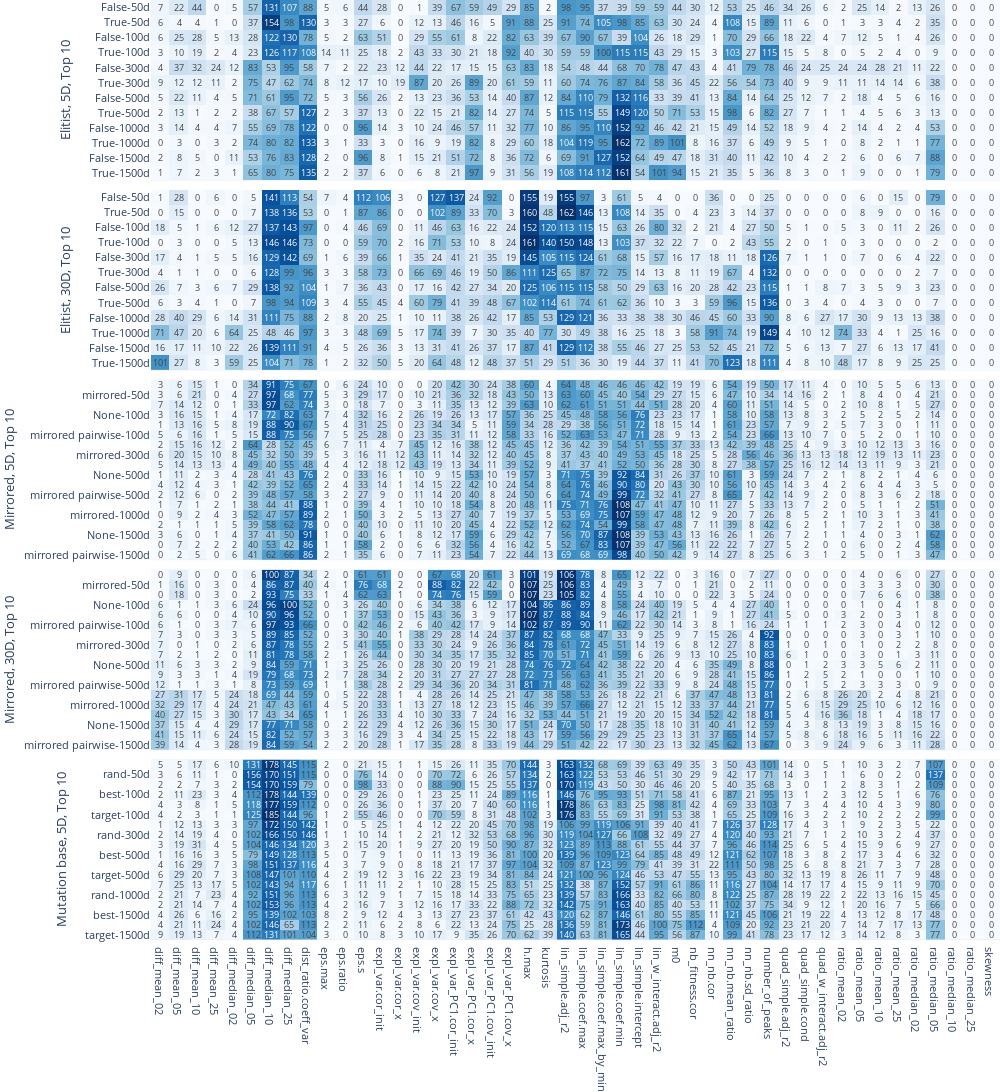

Notebook cell for this chart:
### Code cell
# create plot for the paper
# elitist, mirored 5D and 30D top 10

import pandas as pd 
from plotly.subplots import make_subplots
import plotly.graph_objs as go

fig = make_subplots(rows=5, cols=1, shared_xaxes=True, vertical_spacing=0.01)
row = 1
for module in ['elitist', 'mirrored']:
    for dim in [5, 30]:
        for top in [10]:
            df = pd.read_csv(f'../results/modCMA/frequency_tables/top{top}_{module}_dim_{dim}.csv', index_col=0)
            fig.add_trace(go.Heatmap(x =  df.columns, y=df.index, z=df, type='heatmap', colorscale= 'Blues', text=df.values, texttemplate="%{text}",
                                       textfont={"size":9}), row=row, col=1)
            row += 1
df = pd.read_csv(f'../results/modDE/frequency_tables/top10_mutation_base_dim_5.csv', index_col=0)          
fig.add_trace(go.Heatmap(x =  df.columns, y=df.index, z=df, type='heatmap', colorscale= 'Blues', text=df.values, texttemplate="%{text}",
                                       textfont={"size":9}), row=row, col=1)    
fig.update_traces(dict(showscale=False))
# fig.update_xaxes(side="top")
fig.update_layout(
    width=1000,
    height= 1400,
    margin=dict(
    l=0,
    r=0,
    b=0,
    t=0,
    ),
    font = dict(
        size=11
    )
)
# fig.add_shape(type="line", x0=-0.57, y0=9.5, x1=45.6, y1=9.5, line=dict(color="white", width=3), row=2, col=1)
# fig.add_shape(type="line", x0=-0.57, y0=-0.5, x1=45.6, y1=-0.5, line=dict(color="white", width=3), row=2, col=1)
# fig.add_shape(type="line", x0=-0.57, y0=-0.5, x1=45.6, y1=-0.5, line=dict(color="white", width=3), row=3, col=1)

fig['layout']['yaxis']['title']='Elitist, 5D, Top 10'
fig['layout']['yaxis2']['title']='Elitist, 30D, Top 10'
fig['layout']['yaxis3']['title']='Mirrored, 5D, Top 10'
fig['layout']['yaxis4']['title']='Mirrored, 30D, Top 10'
fig['layout']['yaxis5']['title']='Mutation base, 5D, Top 10'
fig.show()
fig.write_image(f"../figures/frequency_table.pdf")

### Figure 1 — Plotly figure (JSON) as saved in the notebook; plotly's stock layout.template omitted (floating-point values rounded to 4 significant figures; data arrays with more than 128 entries replaced by an {"elided": "..."} marker saying what was removed)
{"data": [{"colorscale": [[0, "rgb(247,251,255)"], [0.125, "rgb(222,235,247)"], [0.25, "rgb(198,219,239)"], [0.375, "rgb(158,202,225)"], [0.5, "rgb(107,174,214)"], [0.625, "rgb(66,146,198)"], [0.75, "rgb(33,113,181)"], [0.875, "rgb(8,81,156)"], [1, "rgb(8,48,107)"]], "showscale": false, "text": {"elided": "12x46 int values"}, "textfont": {"size": 9}, "texttemplate": "%{text}", "type": "heatmap", "x": ["diff_mean_02", "diff_mean_05", "diff_mean_10", "diff_mean_25", "diff_median_02", "diff_median_05", "diff_median_10", "diff_median_25", "dist_ratio.coeff_var", "eps.max", "eps.ratio", "eps.s", "expl_var.cor_init", "expl_var.cor_x", "expl_var.cov_init", "expl_var.cov_x", "expl_var_PC1.cor_init", "expl_var_PC1.cor_x", "expl_var_PC1.cov_init", "expl_var_PC1.cov_x", "h.max", "kurtosis", "lin_simple.adj_r2", "lin_simple.coef.max", "lin_simple.coef.max_by_min", "lin_simple.coef.min", "lin_simple.intercept", "lin_w_interact.adj_r2", "m0", "nb_fitness.cor", "nn_nb.cor", "nn_nb.mean_ratio", "nn_nb.sd_ratio", "number_of_peaks", "quad_simple.adj_r2", "quad_simple.cond", "quad_w_interact.adj_r2", "ratio_mean_02", "ratio_mean_05", "ratio_mean_10", "ratio_mean_25", "ratio_median_02", "ratio_median_05", "ratio_median_10", "ratio_median_25", "skewness"], "xaxis": "x", "y": ["True-1500d", "False-1500d", "True-1000d", "False-1000d", "True-500d", "False-500d", "True-300d", "False-300d", "True-100d", "False-100d", "True-50d", "False-50d"], "yaxis": "y", "z": {"elided": "12x46 int values"}}, {"colorscale": [[0, "rgb(247,251,255)"], [0.125, "rgb(222,235,247)"], [0.25, "rgb(198,219,239)"], [0.375, "rgb(158,202,225)"], [0.5, "rgb(107,174,214)"], [0.625, "rgb(66,146,198)"], [0.75, "rgb(33,113,181)"], [0.875, "rgb(8,81,156)"], [1, "rgb(8,48,107)"]], "showscale": false, "text": {"elided": "12x46 int values"}, "textfont": {"size": 9}, "texttemplate": "%{text}", "type": "heatmap", "x": ["diff_mean_02", "diff_mean_05", "diff_mean_10", "diff_mean_25", "diff_median_02", "diff_median_05", "diff_median_10", "diff_median_25", "dist_ratio.coeff_var", "eps.max", "eps.ratio", "eps.s", "expl_var.cor_init", "expl_var.cor_x", "expl_var.cov_init", "expl_var.cov_x", "expl_var_PC1.cor_init", "expl_var_PC1.cor_x", "expl_var_PC1.cov_init", "expl_var_PC1.cov_x", "h.max", "kurtosis", "lin_simple.adj_r2", "lin_simple.coef.max", "lin_simple.coef.max_by_min", "lin_simple.coef.min", "lin_simple.intercept", "lin_w_interact.adj_r2", "m0", "nb_fitness.cor", "nn_nb.cor", "nn_nb.mean_ratio", "nn_nb.sd_ratio", "number_of_peaks", "quad_simple.adj_r2", "quad_simple.cond", "quad_w_interact.adj_r2", "ratio_mean_02", "ratio_mean_05", "ratio_mean_10", "ratio_mean_25", "ratio_median_02", "ratio_median_05", "ratio_median_10", "ratio_median_25", "skewness"], "xaxis": "x2", "y": ["True-1500d", "False-1500d", "True-1000d", "False-1000d", "True-500d", "False-500d", "True-300d", "False-300d", "True-100d", "False-100d", "True-50d", "False-50d"], "yaxis": "y2", "z": {"elided": "12x46 int values"}}, {"colorscale": [[0, "rgb(247,251,255)"], [0.125, "rgb(222,235,247)"], [0.25, "rgb(198,219,239)"], [0.375, "rgb(158,202,225)"], [0.5, "rgb(107,174,214)"], [0.625, "rgb(66,146,198)"], [0.75, "rgb(33,113,181)"], [0.875, "rgb(8,81,156)"], [1, "rgb(8,48,107)"]], "showscale": false, "text": {"elided": "18x46 int values"}, "textfont": {"size": 9}, "texttemplate": "%{text}", "type": "heatmap", "x": ["diff_mean_02", "diff_mean_05", "diff_mean_10", "diff_mean_25", "diff_median_02", "diff_median_05", "diff_median_10", "diff_median_25", "dist_ratio.coeff_var", "eps.max", "eps.ratio", "eps.s", "expl_var.cor_init", "expl_var.cor_x", "expl_var.cov_init", "expl_var.cov_x", "expl_var_PC1.cor_init", "expl_var_PC1.cor_x", "expl_var_PC1.cov_init", "expl_var_PC1.cov_x", "h.max", "kurtosis", "lin_simple.adj_r2", "lin_simple.coef.max", "lin_simple.coef.max_by_min", "lin_simple.coef.min", "lin_simple.intercept", "lin_w_interact.adj_r2", "m0", "nb_fitness.cor", "nn_nb.cor", "nn_nb.mean_ratio", "nn_nb.sd_ratio", "number_of_peaks", "quad_simple.adj_r2", "quad_simple.cond", "quad_w_interact.adj_r2", "ratio_mean_02", "ratio_mean_05", "ratio_mean_10", "ratio_mean_25", "ratio_median_02", "ratio_median_05", "ratio_median_10", "ratio_median_25", "skewness"], "xaxis": "x3", "y": ["mirrored pairwise-1500d", "mirrored-1500d", "None-1500d", "mirrored pairwise-1000d", "mirrored-1000d", "None-1000d", "mirrored pairwise-500d", "mirrored-500d", "None-500d", "mirrored pairwise-300d", "mirrored-300d", "None-300d", "mirrored pairwise-100d", "mirrored-100d", "None-100d", "mirrored pairwise-50d", "mirrored-50d", "None-50d"], "yaxis": "y3", "z": {"elided": "18x46 int values"}}, {"colorscale": [[0, "rgb(247,251,255)"], [0.125, "rgb(222,235,247)"], [0.25, "rgb(198,219,239)"], [0.375, "rgb(158,202,225)"], [0.5, "rgb(107,174,214)"], [0.625, "rgb(66,146,198)"], [0.75, "rgb(33,113,181)"], [0.875, "rgb(8,81,156)"], [1, "rgb(8,48,107)"]], "showscale": false, "text": {"elided": "18x46 int values"}, "textfont": {"size": 9}, "texttemplate": "%{text}", "type": "heatmap", "x": ["diff_mean_02", "diff_mean_05", "diff_mean_10", "diff_mean_25", "diff_median_02", "diff_median_05", "diff_median_10", "diff_median_25", "dist_ratio.coeff_var", "eps.max", "eps.ratio", "eps.s", "expl_var.cor_init", "expl_var.cor_x", "expl_var.cov_init", "expl_var.cov_x", "expl_var_PC1.cor_init", "expl_var_PC1.cor_x", "expl_var_PC1.cov_init", "expl_var_PC1.cov_x", "h.max", "kurtosis", "lin_simple.adj_r2", "lin_simple.coef.max", "lin_simple.coef.max_by_min", "lin_simple.coef.min", "lin_simple.intercept", "lin_w_interact.adj_r2", "m0", "nb_fitness.cor", "nn_nb.cor", "nn_nb.mean_ratio", "nn_nb.sd_ratio", "number_of_peaks", "quad_simple.adj_r2", "quad_simple.cond", "quad_w_interact.adj_r2", "ratio_mean_02", "ratio_mean_05", "ratio_mean_10", "ratio_mean_25", "ratio_median_02", "ratio_median_05", "ratio_median_10", "ratio_median_25", "skewness"], "xaxis": "x4", "y": ["mirrored pairwise-1500d", "mirrored-1500d", "None-1500d", "mirrored pairwise-1000d", "mirrored-1000d", "None-1000d", "mirrored pairwise-500d", "mirrored-500d", "None-500d", "mirrored pairwise-300d", "mirrored-300d", "None-300d", "mirrored pairwise-100d", "mirrored-100d", "None-100d", "mirrored pairwise-50d", "mirrored-50d", "None-50d"], "yaxis": "y4", "z": {"elided": "18x46 int values"}}, {"colorscale": [[0, "rgb(247,251,255)"], [0.125, "rgb(222,235,247)"], [0.25, "rgb(198,219,239)"], [0.375, "rgb(158,202,225)"], [0.5, "rgb(107,174,214)"], [0.625, "rgb(66,146,198)"], [0.75, "rgb(33,113,181)"], [0.875, "rgb(8,81,156)"], [1, "rgb(8,48,107)"]], "showscale": false, "text": {"elided": "18x46 int values"}, "textfont": {"size": 9}, "texttemplate": "%{text}", "type": "heatmap", "x": ["diff_mean_02", "diff_mean_05", "diff_mean_10", "diff_mean_25", "diff_median_02", "diff_median_05", "diff_median_10", "diff_median_25", "dist_ratio.coeff_var", "eps.max", "eps.ratio", "eps.s", "expl_var.cor_init", "expl_var.cor_x", "expl_var.cov_init", "expl_var.cov_x", "expl_var_PC1.cor_init", "expl_var_PC1.cor_x", "expl_var_PC1.cov_init", "expl_var_PC1.cov_x", "h.max", "kurtosis", "lin_simple.adj_r2", "lin_simple.coef.max", "lin_simple.coef.max_by_min", "lin_simple.coef.min", "lin_simple.intercept", "lin_w_interact.adj_r2", "m0", "nb_fitness.cor", "nn_nb.cor", "nn_nb.mean_ratio", "nn_nb.sd_ratio", "number_of_peaks", "quad_simple.adj_r2", "quad_simple.cond", "quad_w_interact.adj_r2", "ratio_mean_02", "ratio_mean_05", "ratio_mean_10", "ratio_mean_25", "ratio_median_02", "ratio_median_05", "ratio_median_10", "ratio_median_25", "skewness"], "xaxis": "x5", "y": ["target-1500d", "rand-1500d", "best-1500d", "target-1000d", "rand-1000d", "best-1000d", "target-500d", "rand-500d", "best-500d", "target-300d", "rand-300d", "best-300d", "target-100d", "rand-100d", "best-100d", "target-50d", "rand-50d", "best-50d"], "yaxis": "y5", "z": {"elided": "18x46 int values"}}], "layout": {"font": {"size": 11}, "height": 1400, "margin": {"b": 0, "l": 0, "r": 0, "t": 0}, "width": 1000, "xaxis": {"anchor": "y", "domain": [0, 1], "matches": "x5", "showticklabels": false}, "xaxis2": {"anchor": "y2", "domain": [0, 1], "matches": "x5", "showticklabels": false}, "xaxis3": {"anchor": "y3", "domain": [0, 1], "matches": "x5", "showticklabels": false}, "xaxis4": {"anchor": "y4", "domain": [0, 1], "matches": "x5", "showticklabels": false}, "xaxis5": {"anchor": "y5", "domain": [0, 1]}, "yaxis": {"anchor": "x", "domain": [0.808, 1], "title": {"text": "Elitist, 5D, Top 10"}}, "yaxis2": {"anchor": "x2", "domain": [0.606, 0.798], "title": {"text": "Elitist, 30D, Top 10"}}, "yaxis3": {"anchor": "x3", "domain": [0.404, 0.596], "title": {"text": "Mirrored, 5D, Top 10"}}, "yaxis4": {"anchor": "x4", "domain": [0.202, 0.394], "title": {"text": "Mirrored, 30D, Top 10"}}, "yaxis5": {"anchor": "x5", "domain": [0, 0.192], "title": {"text": "Mutation base, 5D, Top 10"}}}}
